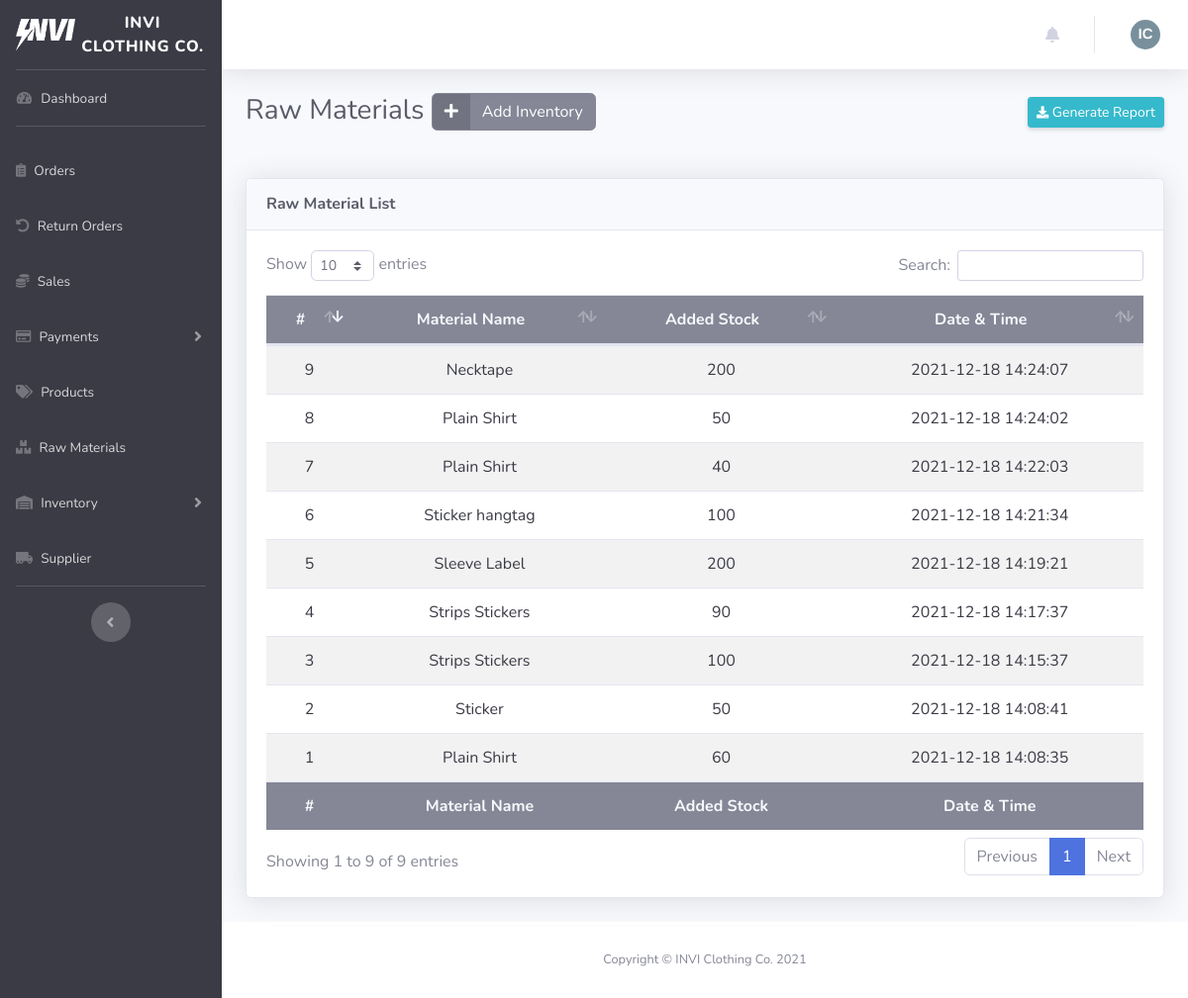
The page /dist/inventorymaterial.php on the database its author committed.
### tables this page shows
CREATE TABLE `account_table` (
  `ID` int(11) NOT NULL AUTO_INCREMENT,
  `firstName` varchar(255) NOT NULL,
  `lastName` varchar(255) NOT NULL,
  `email` varchar(255) NOT NULL,
  `password` varchar(255) NOT NULL,
  `contactNumber` varchar(255) DEFAULT NULL,
  `profileImg` varchar(255) DEFAULT NULL,
  `access` varchar(255) NOT NULL,
  PRIMARY KEY (`ID`)
);

CREATE TABLE `rawmaterials_table` (
  `ID` int(11) NOT NULL AUTO_INCREMENT,
  `materialName` varchar(255) NOT NULL,
  `unitPrice` int(11) NOT NULL,
  `stockQty` int(11) NOT NULL,
  `supplierID` int(11) NOT NULL,
  PRIMARY KEY (`ID`),
  KEY `fk_supplier_idx` (`supplierID`),
  CONSTRAINT `fk_supplier` FOREIGN KEY (`supplierID`) REFERENCES `supplier_table` (`ID`) ON DELETE CASCADE ON UPDATE CASCADE
);

### class/webstoreclass.php (called while the page is built, shortened)
<?php
class WebStore
{
  private $server = "mysql:host=localhost;dbname=invi-clothing_database;port=3307";
  private $user = "root";
  private $pass = "";
  private $options = [
    PDO::ATTR_ERRMODE => PDO::ERRMODE_EXCEPTION,
    PDO::ATTR_DEFAULT_FETCH_MODE => PDO::FETCH_ASSOC,
  ];
  public function openConnection()
  {
    try {
      $this->con = new PDO(
        $this->server,
        $this->user,
        $this->pass,
        $this->options
      );
      return $this->con;
    } catch (PDOException $e) {
      echo "There is some problem in the connection :" . $e->getMessage();
    }
  }
  public function get_admin()
  {
    $connection = $this->openConnection();
    $stmt = $connection->prepare(
      "SELECT * FROM account_table WHERE access = 'admin' ORDER BY ID DESC"
    );
    $stmt->execute();
    $admins = $stmt->fetchall();
    $count = $stmt->rowCount();
    if ($count > 0) {
      return $admins;
    } else {
      return false;
    }
  }
  public function get_inventory_materials_added()
  {
    $connection = $this->openConnection();
    $stmt = $connection->prepare(
      "SELECT inventory.ID, materialID, materialName, addedQty, dateTime FROM (SELECT * FROM inventorymaterial_table) inventory LEFT JOIN rawmaterials_table materials ON inventory.materialID = materials.ID ORDER BY ID DESC"
    );
    $stmt->execute();
    $inventoryMaterials = $stmt->fetchall();
    $count = $stmt->rowCount();
    if ($count > 0) {
      return $inventoryMaterials;
    } else {
      return false;
    }
  }
}
?>

### dist/inventorymaterial.php (the view, shortened to what this page needs)
<?php
require_once "../class/webstoreclass.php";
include_once "../includes/dashboard_header.php";
$admins = $store->get_admin();
?>
  <body id="page-top">
    <?php
    $store->add_inventory_materials();
    $addedInventoryMaterials = $store->get_inventory_materials_added();
    ?>
    <div id="wrapper">
      <?php include_once "../includes/dashboard_sidebar.php"; ?>
      <div id="content-wrapper" class="d-flex flex-column">
        <div id="content">
          <?php include_once "../includes/dashboard_navbar.php"; ?>
          <div class="container-fluid">
            <div
              class="d-sm-flex align-items-center justify-content-between mb-4 d-print-none"
            >
              <h1 class="h3 mb-4 text-gray-800">Raw Materials
                <button type="button" href="#" class="btn btn-secondary btn-icon-split" data-toggle="modal" data-target="#materialsModal">
                    <span class="icon text">
                      <i class="fas fa-plus"></i>
                    </span>
                    <span class="text">Add Inventory</span>
                </button>
              </h1>
              <div class="dropdown no-arrow mb-4">
                <button class="btn btn-info btn-sm shadow-sm dropdown-toggle" type="button"
                    id="dropdownMenuButton" data-toggle="dropdown" aria-haspopup="true"
                    aria-expanded="false">
                    <i class="fas fa-download fa-sm text"></i>
                    Generate Report
                </button>
              </div>
            </div>
            <div class="card shadow mb-4 d-print-none">
              <div class="card-header py-3">
                <h6 class="m-0 font-weight-bold text-gray-800">
                  Raw Material List
                </h6>
              </div>
              <div class="card-body">
                <div class="table-responsive">
                  <table
                    class="table table-striped text-center"
                    id="dataTable"
                    width="100%"
                    cellspacing="0"
                    data-order='[[ 0, "desc" ]]'
                  >
                    <thead class="bg-gray-600 text-gray-100">
                        <tr>
                          <th>#</th>
                          <th>Material Name</th>
                          <th>Added Stock</th>
                          <th>Date & Time</th>
                        </tr>
                    </thead>
                    <tbody class="text-gray-900">
                      <?php if ($addedInventoryMaterials) { ?>
                        <?php foreach (
                          $addedInventoryMaterials
                          as $inventoryMaterial
                        ) { ?>
                          <tr>
                            <td><?= $inventoryMaterial["ID"] ?></td>
                            <td><?= $inventoryMaterial["materialName"] ?></td>
                            <td><?= $inventoryMaterial["addedQty"] ?></td>
                            <td><?= $inventoryMaterial["dateTime"] ?></td>
                          </tr>
                        <?php } ?>
                      <?php } ?>
                    </tbody>
                    <tfoot class="bg-gray-600 text-gray-100">
                        <tr>
                          <th>#</th>
                          <th>Material Name</th>
                          <th>Added Stock</th>
                          <th>Date & Time</th>
                        </tr>
                    </tfoot>
                  </table>
                </div>
              </div>
            </div>
          </div>
        </div>
        <?php require_once "../includes/dashboard_footer.php"; ?>
      </div>
    </div>
  </body>
</html>

### includes/dashboard_navbar.php (shortened to what this page needs)
<nav class="navbar navbar-expand navbar-light bg-white topbar mb-4 static-top shadow d-print-none">
    <ul class="navbar-nav ml-auto">
        <li class="nav-item dropdown no-arrow mx-1">
            <a class="nav-link dropdown-toggle" href="#" id="alertsDropdown" role="button"
                data-toggle="dropdown" aria-haspopup="true" aria-expanded="false">
                <i class="fas fa-bell fa-fw"></i>
            </a>
        </li>
        <li class="nav-item dropdown no-arrow">
            <a class="nav-link dropdown-toggle" href="#" id="userDropdown" role="button"
                data-toggle="dropdown" aria-haspopup="true" aria-expanded="false">
                    <?php if ($admins) { ?>
                        <?php foreach ($admins as $admin) { ?>
                            <?php if (
                              is_null($admin["profileImg"]) ||
                              empty($admin["profileImg"])
                            ) { ?>
                            <img alt="Profile image" class="avatar mx-auto d-block mt-4 mb-4" width="30px" height="30px" style="border-radius:50%;">
                            <?php } else { ?>
                                <img src="./assets/img/<?= $admin[
                                  "profileImg"
                                ] ?>" alt="Profile image" class="mx-auto d-block mt-4 mb-4" width="30px" height="30px" style="object-fit:cover; border-radius:50%;">
                            <?php } ?>
                        <?php } ?>
                    <?php } ?>
            </a>
        </li>
    </ul>
</nav>

### rows shown on the page
rawmaterials_table: ID "9", materialName "Necktape", addedQty "200", dateTime "2021-12-18 14:24:07"
rawmaterials_table: ID "8", materialName "Plain Shirt", addedQty "50", dateTime "2021-12-18 14:24:02", ID "7", addedQty "40", dateTime "2021-12-18 14:22:03", ID "1", addedQty "60", dateTime "2021-12-18 14:08:35"
rawmaterials_table: ID "6", materialName "Sticker hangtag", addedQty "100", dateTime "2021-12-18 14:21:34"
rawmaterials_table: ID "5", materialName "Sleeve Label", addedQty "200", dateTime "2021-12-18 14:19:21"
rawmaterials_table: ID "4", materialName "Strips Stickers", addedQty "90", dateTime "2021-12-18 14:17:37", ID "3", addedQty "100", dateTime "2021-12-18 14:15:37"
rawmaterials_table: ID "2", materialName "Sticker", addedQty "50", dateTime "2021-12-18 14:08:41"
